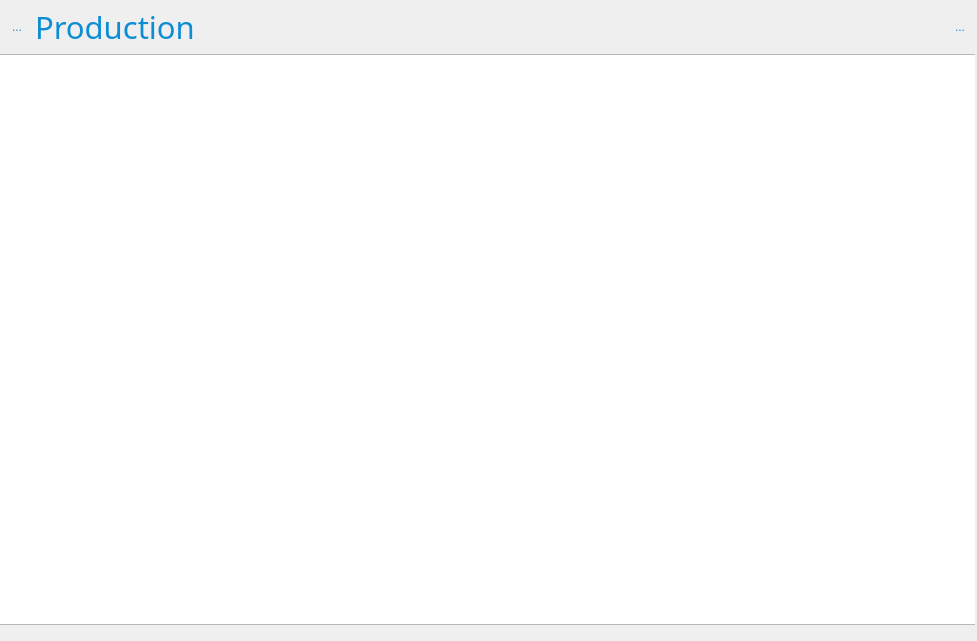
<?xml version="1.0" encoding="UTF-8"?>
<ui version="4.0">
 <class>CMatrixMenuGuiComp</class>
 <widget class="QWidget" name="CMatrixMenuGuiComp">
  <property name="geometry">
   <rect>
    <x>0</x>
    <y>0</y>
    <width>977</width>
    <height>641</height>
   </rect>
  </property>
  <property name="windowTitle">
   <string>Form</string>
  </property>
  <property name="styleSheet">
   <string notr="true">QWidget#TopFrame
{
background: qlineargradient(x1: 0, y1: 0, x2: 0, y2: 1,
                                 stop: 0 rgb(235,235,238), stop: 0.9 rgb(220,220,223),
                                 stop: 0.97 rgb(220,220,223), stop: 1.0 rgb(190,190,193));
	border-bottom: 1px solid  rgb(170,170,170);
	color: #0d8dd3;
	min-height: 5em;
	max-height: 5em;
}

QWidget#BottomFrame
{
	background: rgb(230,230,230);	
}


/*
	Tab simulation using tree widget
*/
QTreeWidget[TabSimulation=true]
{
	background: rgb(230,230,230);	
    font-weight: bold;
    text-align: left;
    color: #808080;
}


QTreeWidget[TabSimulation=true]::item 
{
    border: 0px none transparent;
    padding-top: 0.7em;
    padding-bottom: 0.7em;
}

QTreeWidget[TabSimulation=true]::item:first
{
    padding-left: 5px;
}


QTreeWidget[TabSimulation=true]::item:last
{
    padding-right: 15px;
}

QTreeWidget[TabSimulation=true]::item:selected 
{
    color: #0d8dd3;
    background-color: rgb(255, 255, 255);
}

QTreeWidget[TabSimulation=true]::item:!selected:hover 
{
	background-color: #dedede;
}



QTreeWidget[TabSimulation=true]::item:first:selected
{
    border-top: 1px white;
}



QAbstractItemView
{
    outline: 0;
}

</string>
  </property>
  <layout class="QVBoxLayout" name="verticalLayout">
   <property name="spacing">
    <number>0</number>
   </property>
   <property name="leftMargin">
    <number>0</number>
   </property>
   <property name="topMargin">
    <number>0</number>
   </property>
   <property name="rightMargin">
    <number>0</number>
   </property>
   <property name="bottomMargin">
    <number>0</number>
   </property>
   <item>
    <widget class="QFrame" name="TopFrame">
     <property name="styleSheet">
      <string notr="true">color: #0d8dd3;</string>
     </property>
     <property name="frameShape">
      <enum>QFrame::NoFrame</enum>
     </property>
     <property name="frameShadow">
      <enum>QFrame::Raised</enum>
     </property>
     <layout class="QHBoxLayout" name="horizontalLayout_2">
      <property name="leftMargin">
       <number>5</number>
      </property>
      <property name="topMargin">
       <number>5</number>
      </property>
      <property name="rightMargin">
       <number>5</number>
      </property>
      <property name="bottomMargin">
       <number>5</number>
      </property>
      <item>
       <widget class="QToolButton" name="HomeButton">
        <property name="enabled">
         <bool>true</bool>
        </property>
        <property name="text">
         <string>...</string>
        </property>
        <property name="icon">
         <iconset>
          <normaloff>:/Icons/ShowMenu</normaloff>:/Icons/ShowMenu</iconset>
        </property>
        <property name="iconSize">
         <size>
          <width>32</width>
          <height>32</height>
         </size>
        </property>
        <property name="checkable">
         <bool>false</bool>
        </property>
        <property name="checked">
         <bool>false</bool>
        </property>
        <property name="autoRaise">
         <bool>true</bool>
        </property>
       </widget>
      </item>
      <item>
       <widget class="QLabel" name="CurrentPageLabel">
        <property name="minimumSize">
         <size>
          <width>300</width>
          <height>0</height>
         </size>
        </property>
        <property name="font">
         <font>
          <family>Lucida Sans Unicode</family>
          <pointsize>23</pointsize>
         </font>
        </property>
        <property name="styleSheet">
         <string notr="true"/>
        </property>
        <property name="text">
         <string>Production</string>
        </property>
       </widget>
      </item>
      <item>
       <spacer name="horizontalSpacer">
        <property name="orientation">
         <enum>Qt::Horizontal</enum>
        </property>
        <property name="sizeHint" stdset="0">
         <size>
          <width>40</width>
          <height>20</height>
         </size>
        </property>
       </spacer>
      </item>
      <item>
       <widget class="QFrame" name="ToolbarFrame">
        <property name="sizePolicy">
         <sizepolicy hsizetype="Expanding" vsizetype="Preferred">
          <horstretch>0</horstretch>
          <verstretch>0</verstretch>
         </sizepolicy>
        </property>
        <property name="frameShape">
         <enum>QFrame::NoFrame</enum>
        </property>
        <property name="frameShadow">
         <enum>QFrame::Raised</enum>
        </property>
        <layout class="QHBoxLayout" name="horizontalLayout_3">
         <property name="leftMargin">
          <number>0</number>
         </property>
         <property name="topMargin">
          <number>0</number>
         </property>
         <property name="rightMargin">
          <number>0</number>
         </property>
         <property name="bottomMargin">
          <number>0</number>
         </property>
        </layout>
       </widget>
      </item>
      <item>
       <spacer name="horizontalSpacer_2">
        <property name="orientation">
         <enum>Qt::Horizontal</enum>
        </property>
        <property name="sizeHint" stdset="0">
         <size>
          <width>200</width>
          <height>20</height>
         </size>
        </property>
       </spacer>
      </item>
      <item>
       <widget class="QToolButton" name="FullScreenButton">
        <property name="text">
         <string>...</string>
        </property>
        <property name="icon">
         <iconset>
          <normaloff>:/Icons/FullScreen</normaloff>:/Icons/FullScreen</iconset>
        </property>
        <property name="iconSize">
         <size>
          <width>32</width>
          <height>32</height>
         </size>
        </property>
        <property name="shortcut">
         <string>Ctrl+S</string>
        </property>
        <property name="checkable">
         <bool>true</bool>
        </property>
        <property name="autoRaise">
         <bool>true</bool>
        </property>
       </widget>
      </item>
     </layout>
    </widget>
   </item>
   <item>
    <layout class="QHBoxLayout" name="horizontalLayout">
     <property name="spacing">
      <number>0</number>
     </property>
     <item>
      <widget class="QFrame" name="MainFrame">
       <property name="sizePolicy">
        <sizepolicy hsizetype="Expanding" vsizetype="Expanding">
         <horstretch>0</horstretch>
         <verstretch>0</verstretch>
        </sizepolicy>
       </property>
       <property name="frameShadow">
        <enum>QFrame::Sunken</enum>
       </property>
       <layout class="QVBoxLayout" name="verticalLayout_3">
        <property name="leftMargin">
         <number>0</number>
        </property>
        <property name="topMargin">
         <number>0</number>
        </property>
        <property name="rightMargin">
         <number>0</number>
        </property>
        <property name="bottomMargin">
         <number>0</number>
        </property>
        <item>
         <widget class="QStackedWidget" name="pagesStack">
          <widget class="QWidget" name="StartPage">
           <property name="maximumSize">
            <size>
             <width>975</width>
             <height>16777215</height>
            </size>
           </property>
           <widget class="QListView" name="PageList">
            <property name="geometry">
             <rect>
              <x>-5</x>
              <y>0</y>
              <width>981</width>
              <height>571</height>
             </rect>
            </property>
            <property name="sizePolicy">
             <sizepolicy hsizetype="Maximum" vsizetype="Maximum">
              <horstretch>0</horstretch>
              <verstretch>0</verstretch>
             </sizepolicy>
            </property>
            <property name="maximumSize">
             <size>
              <width>16777215</width>
              <height>16777215</height>
             </size>
            </property>
            <property name="editTriggers">
             <set>QAbstractItemView::NoEditTriggers</set>
            </property>
            <property name="layoutMode">
             <enum>QListView::SinglePass</enum>
            </property>
            <property name="viewMode">
             <enum>QListView::IconMode</enum>
            </property>
           </widget>
          </widget>
          <widget class="QWidget" name="page_2"/>
         </widget>
        </item>
       </layout>
      </widget>
     </item>
    </layout>
   </item>
  </layout>
 </widget>
 <resources>
  <include location="jacgui.qrc"/>
 </resources>
 <connections>
  <connection>
   <sender>FullScreenButton</sender>
   <signal>toggled(bool)</signal>
   <receiver>CMatrixMenuGuiComp</receiver>
   <slot>showFullScreen()</slot>
   <hints>
    <hint type="sourcelabel">
     <x>955</x>
     <y>62</y>
    </hint>
    <hint type="destinationlabel">
     <x>454</x>
     <y>4</y>
    </hint>
   </hints>
  </connection>
 </connections>
</ui>
